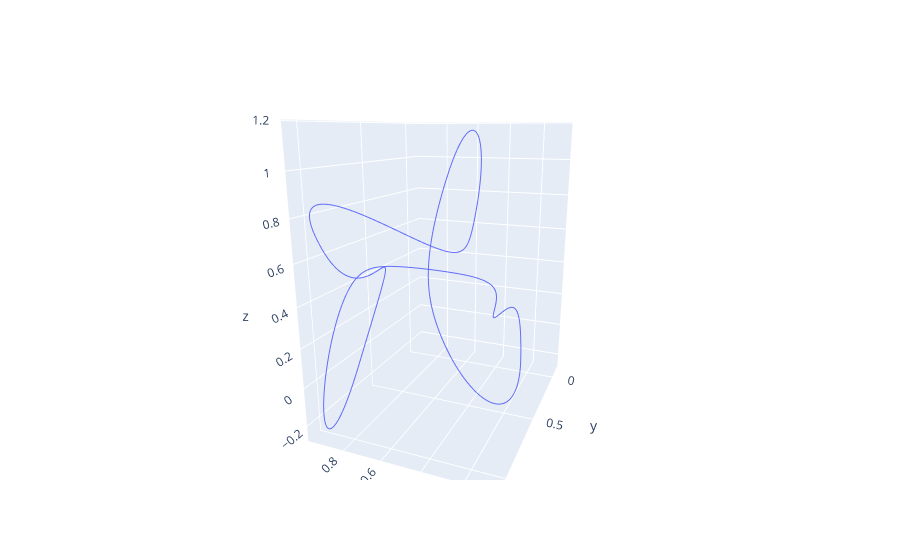

The notebook cell saved with this chart:
### Code cell
fig = px.line_3d(spline_path, x='x', y='y', z='z')
fig.show()

### Figure 1 — Plotly figure (JSON) as saved in the notebook; plotly's stock layout.template omitted (floating-point values rounded to 4 significant figures; data arrays with more than 128 entries replaced by an {"elided": "..."} marker saying what was removed)
{"data": [{"hovertemplate": "x=%{x}<br>y=%{y}<br>z=%{z}<extra></extra>", "legendgroup": "", "line": {"color": "#636efa", "dash": "solid"}, "marker": {"symbol": "circle"}, "mode": "lines", "name": "", "scene": "scene", "showlegend": false, "type": "scatter3d", "x": {"elided": "5001 float values"}, "y": {"elided": "5001 float values"}, "z": {"elided": "5001 float values"}}], "layout": {"autosize": true, "legend": {"tracegroupgap": 0}, "margin": {"t": 60}, "scene": {"aspectmode": "auto", "aspectratio": {"x": 0.7861, "y": 1.041, "z": 1.222}, "camera": {"center": {"x": 0, "y": 0, "z": 0}, "eye": {"x": -0.792, "y": 1.929, "z": 0.5814}, "projection": {"type": "perspective"}, "up": {"x": 0, "y": 0, "z": 1}}, "domain": {"x": [0, 1], "y": [0, 1]}, "xaxis": {"title": {"text": "x"}, "type": "linear"}, "yaxis": {"title": {"text": "y"}, "type": "linear"}, "zaxis": {"title": {"text": "z"}, "type": "linear"}}}}
